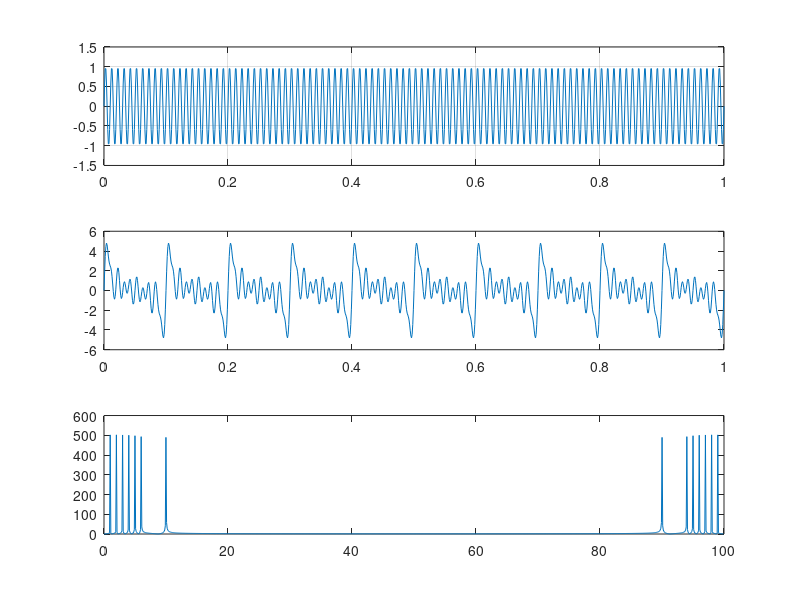

Write MATLAB code to recreate this figure. (Note: this script raises an error after producing the figure.)
% Sinusoidal Signal
clc
clear
close all

t = 0 : 0.001 : 1;
fa = 10;
fb = 20;
fc = 30;
fd = 40;
fe = 50;
ff = 60;

%% Time Domain

a = sin(2*pi*fa*t);
subplot(3, 2, 1)
plot(t, a);
xlabel('Time (s)');
ylabel('Aplitude');
title('Sinusoi Signal With f = 10 Hz');
axis([0, 1, -1.5, 1.5]);
grid on;

%fb = 20;

b = sin(2*pi*fb*t);
subplot(3, 2, 2)
plot(t, b);
xlabel('Time (s)');
ylabel('Aplitude');
title('Sinusoi Signal With f = 20 Hz');
axis([0, 1, -1.5, 1.5]);
grid on;


%fc = 30;

c = sin(2*pi*fc*t);
subplot(3, 2, 3)
plot(t, c);
xlabel('Time (s)');
ylabel('Aplitude');
title('Sinusoi Signal With f = 30 Hz');
axis([0, 1, -1.5, 1.5]);
grid on;


%fd = 40;

d = sin(2*pi*fd*t);
subplot(3, 2, 4)
plot(t, d);
xlabel('Time (s)');
ylabel('Aplitude');
title('Sinusoi Signal With f = 40 Hz');
axis([0, 1, -1.5, 1.5]);
grid on;


%fe = 50;

e = sin(2*pi*fe*t);
subplot(3, 2, 5)
plot(t, e);
xlabel('Time (s)');
ylabel('Aplitude');
title('Sinusoi Signal With f = 50 Hz');
axis([0, 1, -1.5, 1.5]);
grid on;


%ff = 60;

F = sin(2*pi*ff*t);
subplot(3, 2, 6)
plot(t, F);
xlabel('Time (s)');
ylabel('Aplitude');
title('Sinusoi Signal With f = 60 Hz');
axis([0, 1, -1.5, 1.5]);
grid on;

%% Frequency Domain


N = length(a);
fft_a = fft(a);

freq_a = (0:N-1)*(fa/N);

subplot(3, 2, 1)
plot(freq_a, abs(fft_a));
xlabel('X-axis');
ylabel('Amplitude');
title('Fourier transform f = 10')
axis([-1, 11, -1.5, 700]);
grid on;

N = length(b);
fft_b = fft(b);

freq_b = (0:N-1)*(fb/N);

subplot(3, 2, 2)
plot(freq_b, abs(fft_b));
xlabel('X-axis');
ylabel('Amplitude');
title('Fourier transform f = 20')
axis([-1, 21, -1.5, 700]);
grid on;

N = length(c);
fft_c = fft(c);

freq_c = (0:N-1)*(fc/N);

subplot(3, 2, 3)
plot(freq_c, abs(fft_c));
xlabel('X-axis');
ylabel('Amplitude');
title('Fourier transform f = 30')
axis([-1, 31, -1.5, 700]);
grid on;

N = length(d);
fft_d = fft(d);

freq_d = (0:N-1)*(fd/N);

subplot(3, 2, 4)
plot(freq_d, abs(fft_d));
xlabel('X-axis');
ylabel('Amplitude');
title('Fourier transform f = 40')
axis([-1, 41, -1.5, 700]);
grid on;

N = length(e);
fft_e = fft(e);

freq_e = (0:N-1)*(fe/N);

subplot(3, 2, 5)
plot(freq_e, abs(fft_e));
xlabel('X-axis');
ylabel('Amplitude');
title('Fourier transform f = 50')
axis([-1, 51, -1.5, 700]);
grid on;

N = length(F);
fft_F = fft(F);

freq_f = (0:N-1)*(ff/N);

subplot(3, 2, 6)
plot(freq_f, abs(fft_F));
xlabel('X-axis');
ylabel('Amplitude');
title('Fourier transform f = 60')
axis([-1, 61, -1.5, 700]);
grid on;

%% Sum of all time domain signals
subplot(2, 1, 1);
time_sum = a + b + c + d + e + F;
plot(t, time_sum);

subplot(2, 1, 2);
freq_sum = fft_a + fft_b + fft_c + fft_d + fft_e + fft_F;
plot(abs(freq_sum));

%% Noise Signal
frequency = 100;
noise = sin(2*pi*frequency*t);
subplot(3, 1, 1);
plot(t, noise);
axis([0, 1, -1.5, 1.5]);
grid on;

subplot(3, 1, 2);
noise_sum = time_sum + noise;
plot(t, noise_sum);

N = length(noise);
fft_noise = fft(noise);

freq_noise = (0:N-1)*(frequency/N);

freq_noise_sum = freq_sum + fft_noise;
subplot(3, 1, 3)
plot(freq_noise, abs(freq_noise_sum));
axis([-6 1, 61, -1.5, 700]);
grid on;
